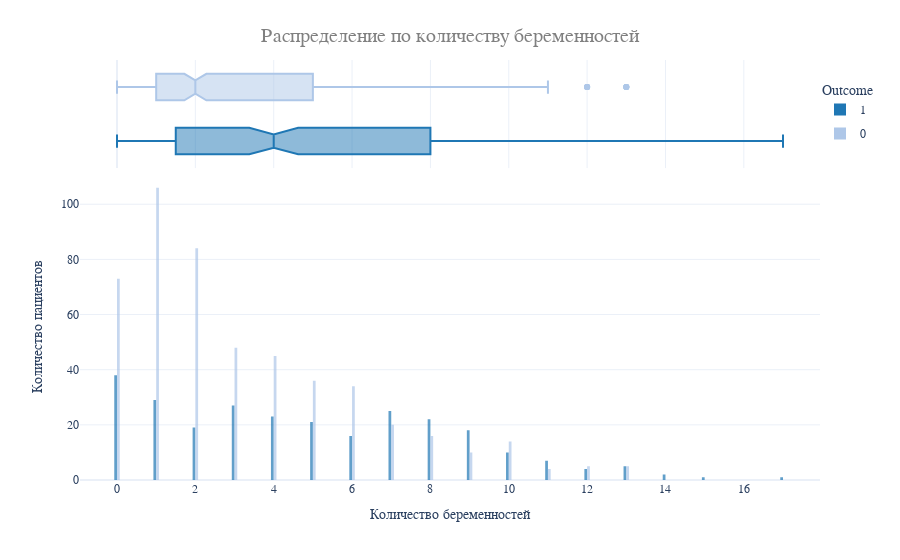

Notebook code for this chart:
### Markdown cell above
### Распределение по показателям:

### Code cell
fig = px.histogram(
    df,
    x='Pregnancies',
    color='Outcome',
    template='plotly_white',
    marginal='box', opacity=0.7, nbins=100,
    color_discrete_sequence=colors,
    barmode='group', histfunc='count'
)

fig.update_layout(
    font_family='monospace',
    title=dict(
        text='Распределение по количеству беременностей',
        x=0.5, y=0.95,
        font=dict(color=colors_gray[1], size=20)
    ),
    xaxis_title_text='Количество беременностей',
    yaxis_title_text='Количество пациентов',
    legend=dict(
        x=1, y=0.96,
        bordercolor=colors_gray[2],
        borderwidth=0, tracegroupgap=5
    ),
    bargap=0.3,
)

fig.show()

### Figure 1 — Plotly figure (JSON) as saved in the notebook; plotly's stock layout.template omitted (floating-point values rounded to 4 significant figures; data arrays with more than 128 entries replaced by an {"elided": "..."} marker saying what was removed)
{"data": [{"alignmentgroup": "True", "bingroup": "x", "histfunc": "count", "hovertemplate": "Outcome=1<br>Pregnancies=%{x}<br>count=%{y}<extra></extra>", "legendgroup": "1", "marker": {"color": "#1f77b4", "opacity": 0.7, "pattern": {"shape": ""}}, "name": "1", "nbinsx": 100, "offsetgroup": "1", "orientation": "v", "showlegend": true, "type": "histogram", "x": {"elided": "268 int values"}, "xaxis": "x", "yaxis": "y"}, {"alignmentgroup": "True", "hovertemplate": "Outcome=1<br>Pregnancies=%{x}<extra></extra>", "legendgroup": "1", "marker": {"color": "#1f77b4"}, "name": "1", "notched": true, "offsetgroup": "1", "showlegend": false, "type": "box", "x": {"elided": "268 int values"}, "xaxis": "x2", "yaxis": "y2"}, {"alignmentgroup": "True", "bingroup": "x", "histfunc": "count", "hovertemplate": "Outcome=0<br>Pregnancies=%{x}<br>count=%{y}<extra></extra>", "legendgroup": "0", "marker": {"color": "#aec7e8", "opacity": 0.7, "pattern": {"shape": ""}}, "name": "0", "nbinsx": 100, "offsetgroup": "0", "orientation": "v", "showlegend": true, "type": "histogram", "x": {"elided": "500 int values"}, "xaxis": "x", "yaxis": "y"}, {"alignmentgroup": "True", "hovertemplate": "Outcome=0<br>Pregnancies=%{x}<extra></extra>", "legendgroup": "0", "marker": {"color": "#aec7e8"}, "name": "0", "notched": true, "offsetgroup": "0", "showlegend": false, "type": "box", "x": {"elided": "500 int values"}, "xaxis": "x2", "yaxis": "y2"}], "layout": {"bargap": 0.3, "barmode": "group", "font": {"family": "monospace"}, "legend": {"bordercolor": "#c0c0c0", "borderwidth": 0, "title": {"text": "Outcome"}, "tracegroupgap": 5, "x": 1, "y": 0.96}, "margin": {"t": 60}, "title": {"font": {"color": "#808080", "size": 20}, "text": "Распределение по количеству беременностей", "x": 0.5, "y": 0.95}, "xaxis": {"anchor": "y", "domain": [0, 1], "title": {"text": "Количество беременностей"}}, "xaxis2": {"anchor": "y2", "domain": [0, 1], "matches": "x", "showgrid": true, "showticklabels": false}, "yaxis": {"anchor": "x", "domain": [0, 0.7326], "title": {"text": "Количество пациентов"}}, "yaxis2": {"anchor": "x2", "domain": [0.7426, 1], "matches": "y2", "showgrid": false, "showline": false, "showticklabels": false, "ticks": ""}}}
